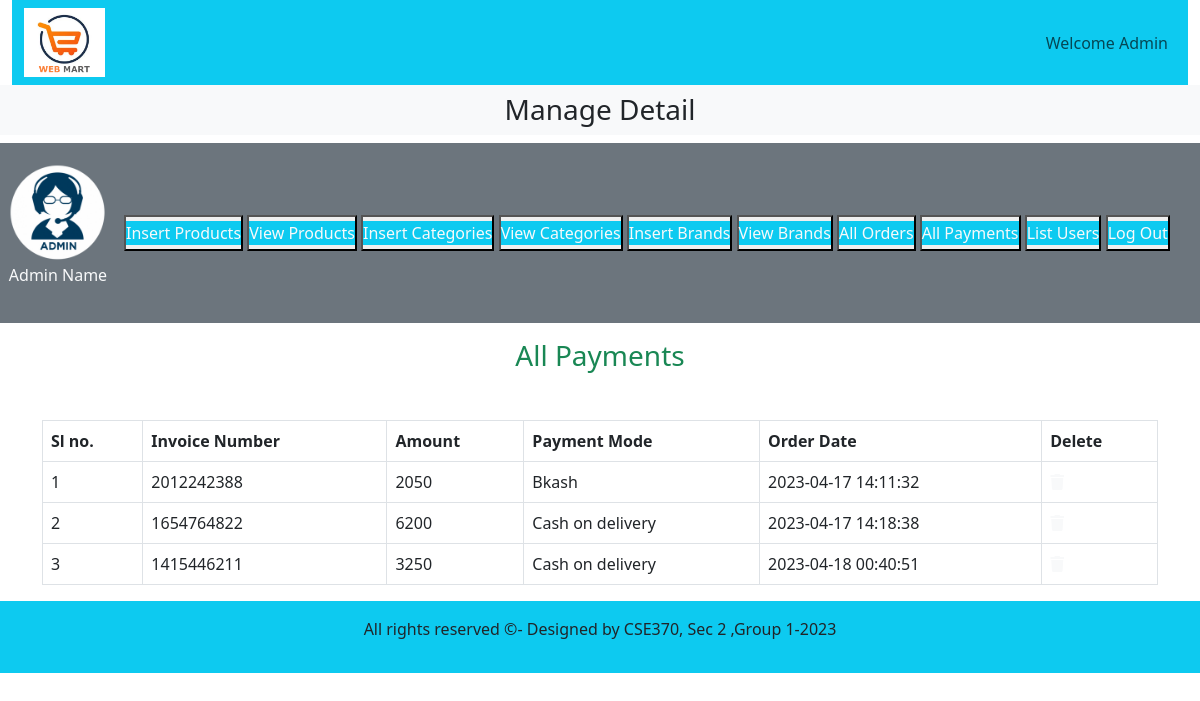
/admin_area/index.php?list_payments, run on the app's committed database.
### tables this page shows
CREATE TABLE `user_payments` (
  `payment_id` int(11) NOT NULL,
  `order_id` int(11) NOT NULL,
  `invoice_number` int(11) NOT NULL,
  `amount` int(11) NOT NULL,
  `payment_mode` varchar(255) NOT NULL,
  `date` timestamp NOT NULL DEFAULT current_timestamp() ON UPDATE current_timestamp()
);

### admin_area/list_payments.php (the view, shortened to what this page needs)
<h3 class="text-center text-success">All Payments</h3>
<table class="table table-bordered mt-5">
    <thead class="bg-info">
        <?php
        $get_payments="Select * from `user_payments`";
        $result=mysqli_query($con,$get_payments);
        $row_count=mysqli_num_rows($result);
    if($row_count==0){
        echo "<h2 class='bg-danger text-center mt-5'>No payment received yet</h2>";
    }else{
        echo " <tr>
        <th>Sl no.</th>
        <th>Invoice Number</th>
        <th>Amount</th>
        <th>Payment Mode</th>
        <th>Order Date</th>
        <th>Delete</th>
        </tr>
    </thead>
    <tbody class='bg-secondary text-light'>";
        $number=0;
        while($row_data=mysqli_fetch_assoc($result)){
            $amount=$row_data['amount'];
            $invoice_number=$row_data['invoice_number'];
            $payment_mode=$row_data['payment_mode'];
            $date=$row_data['date'];
            $number++;
            echo "<tr>
            <td>$number</td>
            <td>$invoice_number</td>
            <td>$amount</td>
            <td>$payment_mode</td>
            <td>$date</td>
            <td><a href='' class='text-light'><i class='fa-solid fa-trash'></i></a></td>
        </tr>";
    }
}
?>
    </tbody>
</table>

### admin_area/index.php (shortened to what this page needs)
<?php
include('../functions/common_function.php');
?>
<!DOCTYPE html>
<html lang="en">
<head>
    <link href="https://cdn.jsdelivr.net/npm/bootstrap@5.3.0-alpha3/dist/css/bootstrap.min.css" rel="stylesheet"
>
    <link rel="stylesheet" href="https://cdnjs.cloudflare.com/ajax/libs/font-awesome/6.4.0/css/all.min.css"
 />
    <link rel="stylesheet" href="../style.css">
</head>
<body>
<div class="container-fluid" p=0>
    <nav class="navbar navbar-expand-lg navbar-light bg-info">
        <div class="container-fluid">
          <img src="../images/logo.png" alt="" class="logo">
           <nav class="navbar navbar-expand-lg">
                <ul class="navbar-nav">
                    <li class="nav-item">
                      <a href="" class="nav-link">Welcome Admin</a>
                    </li>
                </ul>
            </nav>
        </div>
      </nav>
    </div>
    <div class="bg-light">
        <h3 class="text-center p-2">Manage Detail</h3>
    </div>
    <div class="row">
        <div class="col-md-12 bg-secondary p-1 d-flex align-items-center">
            <div class="p-3">
                <a href="#"><img src="../images/admin.png"
                alt="" class="admin_image"></a>
                <p class="text-light text-center">Admin Name</p>
            </div>
            <div class="button text-center">
                <button class="my-3"><a href="insert_product.php" class="nav-link
                text-light bg-info my-1">Insert Products </a></button>
                <button><a href="index.php?view_products" class="nav-link text-light bg-info my-1">View Products </a></button>
                <button><a href="index.php?insert_category" class="nav-link text-light bg-info my-1">Insert Categories</a></button>
                <button><a href="index.php?view_categories" class="nav-link text-light bg-info my-1">View Categories </a></button>
                <button><a href="index.php?insert_brand" class="nav-link text-light bg-info my-1">Insert Brands </a></button>
                <button><a href="index.php?view_brands" class="nav-link text-light bg-info my-1">View Brands </a></button>
                <button><a href="index.php?list_orders" class="nav-link text-light bg-info my-1">All Orders </a></button>
                <button><a href="index.php?list_payments" class="nav-link text-light bg-info my-1">All Payments </a></button>
                <button><a href="index.php?list_users" class="nav-link text-light bg-info my-1">List Users </a></button>
                <button><a href="admin_login.php" class="nav-link text-light bg-info my-1">Log Out</a></button>
            </div>
        </div>
    </div>
    <div class="container my-3">
        <?php
        if(isset($_GET['list_payments'])){
            include('list_payments.php');
        }
        ?>
    </div>
    <?php include("../includes/footer.php") ?>
</body>
</html>

### includes/footer.php
<div class="bg-info p-3 text-center">
    <p> All rights reserved ©- Designed by CSE370, Sec 2 ,Group 1-2023</p>
</div>

### style.css (style rules this page uses)
* { margin:0; padding:0; box-sizing: border-box; }
.logo { width: 7%; height: 7%; }
.admin_image { width:100px; object-fit: contain; }

### admin_area/index.php (style rules this page uses)
.admin_image { width:100px; object-fit: contain; }
body { overflow-x:hidden; }

### data on the page
user_payments: invoice_number "2012242388", amount "2050", payment_mode "Bkash", date "2023-04-17 14:11:32"
user_payments: invoice_number "1654764822", amount "6200", payment_mode "Cash on delivery", date "2023-04-17 14:18:38"
user_payments: invoice_number "1415446211", amount "3250", payment_mode "Cash on delivery", date "2023-04-18 00:40:51"
